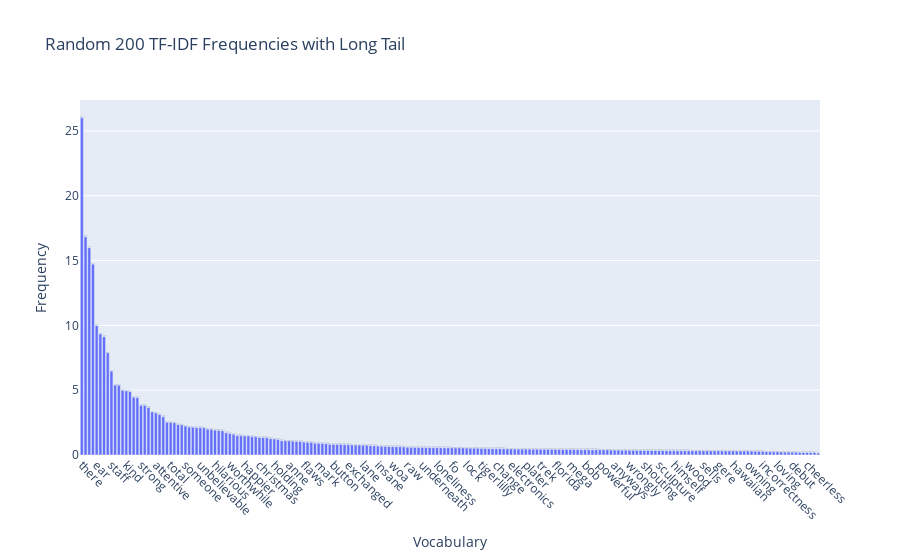

Notebook code cell kept with this figure:
### Code cell
# Using this method will be faster because the time complexity of the original method may be O(n^2).
term_frequencies = np.asarray(TFIDF.sum(axis=0))

# Random sample
sample_size = 200
random_index = random.sample(range(TFIDF.shape[1]), sample_size)

data = pd.DataFrame({
    'Vocabulary': [count_vector.get_feature_names_out()[i] for i in random_index],
    'Frequency': [term_frequencies[i] for i in random_index]
})

data = data.sort_values(by='Frequency', ascending=False)
fig = px.bar(data, x='Vocabulary', y='Frequency', title='Random {} TF-IDF Frequencies with Long Tail'.format(sample_size))
fig.update_traces(texttemplate = '%{text}', textposition = 'outside')
fig.update_layout(xaxis_tickangle = 45)
fig.show()

# by -> According to this to sort.
# ascendinf -> False:From big to little.

### Figure 1 — Plotly figure (JSON) as saved in the notebook; plotly's stock layout.template omitted (floating-point values rounded to 4 significant figures; data arrays with more than 128 entries replaced by an {"elided": "..."} marker saying what was removed)
{"data": [{"alignmentgroup": "True", "hovertemplate": "Vocabulary=%{x}<br>Frequency=%{y}<extra></extra>", "legendgroup": "", "marker": {"color": "#636efa", "pattern": {"shape": ""}}, "name": "", "offsetgroup": "", "orientation": "v", "showlegend": false, "textposition": "outside", "texttemplate": "%{text}", "type": "bar", "x": {"elided": "200 str values"}, "xaxis": "x", "y": {"elided": "200 float values"}, "yaxis": "y"}], "layout": {"barmode": "relative", "legend": {"tracegroupgap": 0}, "title": {"text": "Random 200 TF-IDF Frequencies with Long Tail"}, "xaxis": {"anchor": "y", "domain": [0, 1], "tickangle": 45, "title": {"text": "Vocabulary"}}, "yaxis": {"anchor": "x", "domain": [0, 1], "title": {"text": "Frequency"}}}}
